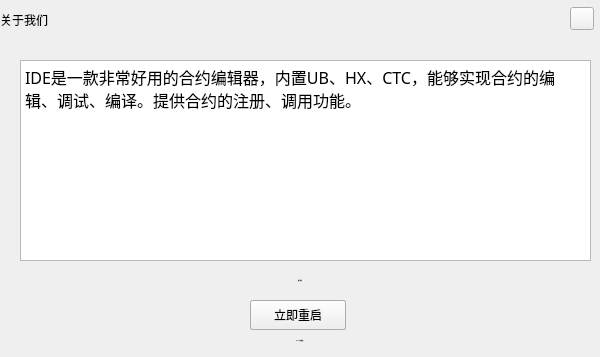
<?xml version="1.0" encoding="UTF-8"?>
<ui version="4.0">
 <class>AboutWidget</class>
 <widget class="QDialog" name="AboutWidget">
  <property name="geometry">
   <rect>
    <x>0</x>
    <y>0</y>
    <width>600</width>
    <height>357</height>
   </rect>
  </property>
  <property name="font">
   <font>
    <family>Microsoft YaHei UI Light</family>
   </font>
  </property>
  <property name="windowTitle">
   <string>Form</string>
  </property>
  <widget class="QLabel" name="title_Label">
   <property name="geometry">
    <rect>
     <x>0</x>
     <y>0</y>
     <width>600</width>
     <height>40</height>
    </rect>
   </property>
   <property name="font">
    <font>
     <family>Microsoft YaHei UI Light</family>
     <weight>50</weight>
     <italic>false</italic>
     <bold>false</bold>
    </font>
   </property>
   <property name="styleSheet">
    <string notr="true"/>
   </property>
   <property name="text">
    <string>关于我们</string>
   </property>
   <property name="alignment">
    <set>Qt::AlignLeading|Qt::AlignLeft|Qt::AlignVCenter</set>
   </property>
  </widget>
  <widget class="QTextBrowser" name="textBrowser">
   <property name="geometry">
    <rect>
     <x>20</x>
     <y>60</y>
     <width>571</width>
     <height>201</height>
    </rect>
   </property>
   <property name="font">
    <font>
     <pointsize>12</pointsize>
    </font>
   </property>
   <property name="html">
    <string>&lt;!DOCTYPE HTML PUBLIC &quot;-//W3C//DTD HTML 4.0//EN&quot; &quot;http://www.w3.org/TR/REC-html40/strict.dtd&quot;&gt;
&lt;html&gt;&lt;head&gt;&lt;meta name=&quot;qrichtext&quot; content=&quot;1&quot; /&gt;&lt;style type=&quot;text/css&quot;&gt;
p, li { white-space: pre-wrap; }
&lt;/style&gt;&lt;/head&gt;&lt;body style=&quot; font-family:'Microsoft YaHei UI Light'; font-size:12pt; font-weight:400; font-style:normal;&quot;&gt;
&lt;p style=&quot; margin-top:0px; margin-bottom:0px; margin-left:0px; margin-right:0px; -qt-block-indent:0; text-indent:0px;&quot;&gt;IDE是一款非常好用的合约编辑器，内置UB、HX、CTC，能够实现合约的编辑、调试、编译。提供合约的注册、调用功能。&lt;/p&gt;&lt;/body&gt;&lt;/html&gt;</string>
   </property>
  </widget>
  <widget class="QLabel" name="label_updatetip">
   <property name="geometry">
    <rect>
     <x>150</x>
     <y>270</y>
     <width>300</width>
     <height>21</height>
    </rect>
   </property>
   <property name="font">
    <font>
     <family>Microsoft YaHei UI Light</family>
     <pointsize>-1</pointsize>
     <weight>50</weight>
     <italic>false</italic>
     <bold>false</bold>
    </font>
   </property>
   <property name="styleSheet">
    <string notr="true">font: 14px &quot;Microsoft YaHei UI Light&quot;;</string>
   </property>
   <property name="text">
    <string>暂无更新</string>
   </property>
   <property name="alignment">
    <set>Qt::AlignCenter</set>
   </property>
  </widget>
  <widget class="QLabel" name="label_version">
   <property name="geometry">
    <rect>
     <x>150</x>
     <y>330</y>
     <width>300</width>
     <height>20</height>
    </rect>
   </property>
   <property name="font">
    <font>
     <family>Microsoft YaHei UI Light</family>
     <pointsize>-1</pointsize>
     <weight>50</weight>
     <italic>false</italic>
     <bold>false</bold>
    </font>
   </property>
   <property name="styleSheet">
    <string notr="true">font: 12px &quot;Microsoft YaHei UI Light&quot;;</string>
   </property>
   <property name="text">
    <string>Windows桌面版 v</string>
   </property>
   <property name="alignment">
    <set>Qt::AlignCenter</set>
   </property>
  </widget>
  <widget class="QToolButton" name="toolButton_update">
   <property name="geometry">
    <rect>
     <x>250</x>
     <y>300</y>
     <width>96</width>
     <height>30</height>
    </rect>
   </property>
   <property name="cursor">
    <cursorShape>PointingHandCursor</cursorShape>
   </property>
   <property name="text">
    <string>升级</string>
   </property>
  </widget>
  <widget class="QToolButton" name="toolButton_checkUpdate">
   <property name="geometry">
    <rect>
     <x>250</x>
     <y>300</y>
     <width>96</width>
     <height>30</height>
    </rect>
   </property>
   <property name="cursor">
    <cursorShape>PointingHandCursor</cursorShape>
   </property>
   <property name="text">
    <string>检查更新</string>
   </property>
  </widget>
  <widget class="QToolButton" name="toolButton_restart">
   <property name="geometry">
    <rect>
     <x>250</x>
     <y>300</y>
     <width>96</width>
     <height>30</height>
    </rect>
   </property>
   <property name="cursor">
    <cursorShape>PointingHandCursor</cursorShape>
   </property>
   <property name="text">
    <string>立即重启</string>
   </property>
  </widget>
  <widget class="QToolButton" name="closeBtn">
   <property name="geometry">
    <rect>
     <x>570</x>
     <y>7</y>
     <width>24</width>
     <height>23</height>
    </rect>
   </property>
   <property name="cursor">
    <cursorShape>PointingHandCursor</cursorShape>
   </property>
   <property name="text">
    <string/>
   </property>
  </widget>
 </widget>
 <resources/>
 <connections/>
</ui>
